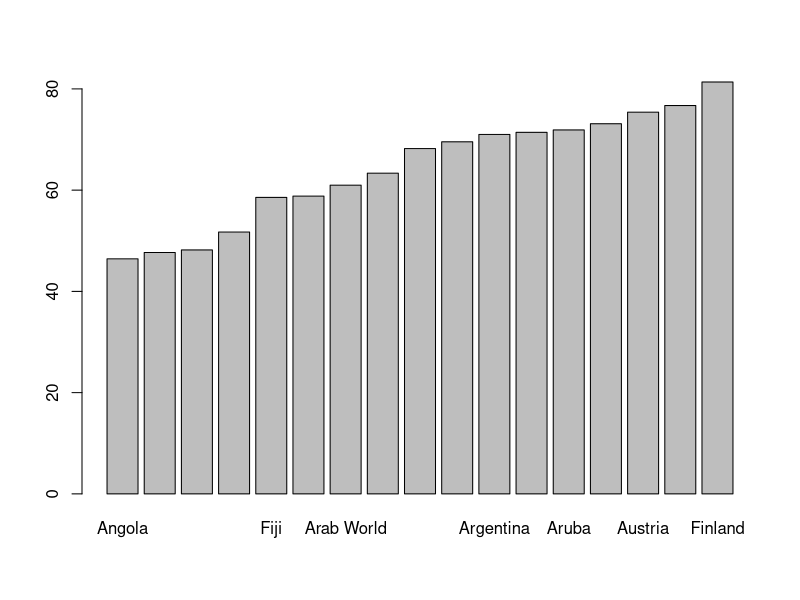

R code for this plot: (Note: this script raises an error after producing the figure.)
# -----------------
# ESERCITAZIONE R
# -----------------


# -----------------
# ESERCIZIO 1
# -----------------
print(seq(from=20, to=50))
print(seq(from=20, to=50, length=3000))

sum <- sum(seq(from=20, to=50, length=3000))
mean <- mean(seq(from=20, to=50, length=3000))


# -----------------
# ESERCIZIO 2
# -----------------

fib <- function(n){
    sum <- 0
    a <- 0
    b <- 1
    print(sum)
    print(a)
    valoriFib <- c(a,b)
    
    for(i in 1:n){
      sum <- a + b
      a <- b
      b <- sum
      valoriFib <- c(valoriFib, sum)
      print(sum)
    }

    cat("media: ", mean(valoriFib), "\n")
    cat("somma: ", sum(valoriFib), "\n")
}

fibonacci <- fib(10)


# -----------
# ESERCIZIO 3
# -----------

x1 <- runif(10, min = 0, max = 10)
x2 <- matrix(1:10, ncol = 3, nrow = 3)
x3 <- c("Nicola", "Silvestro", "Rodolfo")

x <- vector("list", length = 3)

lista = list(x1,x2,x3)
names(lista) <- c("Numeri", "Matrice", "Cantanti")

str(lista)


# ------------
# ESERCIZIO 4
# ------------

#imposto la directory di lavoro per importare il file csv
getwd()
setwd("/home/nic/Scrivania/data_analytics/ESERCITAZIONI/ES1")
getwd()

dati <- read.csv("Life.csv")

#rispondo alle domande leggendo la struttura di "dati"

str(dati)

#a)
# Le variabili sono 4 e rispettivamente sono: char, char, intero e numerico, 
# si, alcune di esse possono considerare dei fattori, in particolare la prima, la seconda varibile
# anche la terza

#b)
# Si, sono presenti delle osservazioni mancanti come suggerito ad inizio file
# Come procedere? I mancanti sono indicati con 9999
#   

#sostituisco i 9999 nel dataframe e faccio qualche conteggio

dati$value[dati$value == 9999] <- NA
is.na(dati$value)
sum(is.na(dati$value))

#c) quante osservazioni per stato e anno
#elimino la prima riga inutile per le osservazioni

dati <- dati[-1,]

#devo contare le osservazioni per stato, lo faccio usando i factor con livelli

dati$country_name <- factor(dati$country_name)
table(dati$country_name)


dati$year <- factor(dati$year)
table(dati$year)

#d) media australia & company
media_australia <- mean(dati[dati$country_code == "AUT", ]$value)

#come posso confrontarla con gli altri paesi?
#potrei fare un plot delle varie medie, ordinate

medie_generali <- tapply(dati$value, dati$country_name, mean, na.rm=TRUE)
medie_generali

barplot(sort(medie_generali))

 
#--------------
# ESERCIZIO 5
#--------------

#a)
#costruisci una matrice 2*3 composta da multipli di 2


vettore <- seq(from = 2, to = 12, by = 2)
 
matrice <- matrix(vettore, ncol = 3, nrow=2)
matrice

is.matrix(matrice)
is.array(matrice)

#TRUE in entrambi i casi, una matrice è un array, e in questo caso,
#matrice è una matrice e quindi un array

#b)

b <- matrice[,3]
str(b)
# b è ora un vettore numerico di 2 elementi

matrix(b)




#-------------
# ESERCIZIO 6
#-------------

#1
nazioni <- read.csv("nazioni.csv")
str(nazioni)

#2 vettore con numero di valori mancanti per ogni variabile

#uso colSums oppure apply

apply(is.na(nazioni), 2, sum)
colSums(is.na(nazioni))

#nome dei paesi in cui sono presenti valori mancanti

righe_na <- apply(nazioni, 1, function(x) any(is.na(x)))

paesi_na <- nazioni$nome[righe_na]
print(unique(paesi_na))



#eliminare valori mancanti nel dataset
nazioni <- na.omit(nazioni)
numeroRighe <- nrow(nazioni)

frequenze_paesi <- sort(table(nazioni$areaGeo) / numeroRighe, decreasing = TRUE)


#factor

areaGeofact <- factor(nazioni$areaGeo, levels = frequenze_paesi, ordered = TRUE)

areaGeofact

nazioni$areaGeo <- NULL

#7

nazioni$oil <- factor(nazioni$oil, levels= c(1, 2), labels=c("no", "yes"))
nazioni$oil

# 8 quali paesi esportano petrolio? 

paesi_esportatori <- nazioni[nazioni$oil == "yes", c("nome", "areaGeo")]
print(paesi_esportatori)

#9

vettoreAree <- factor(nazioni, levels=c("Asia", "Europe", "Americas",))






























